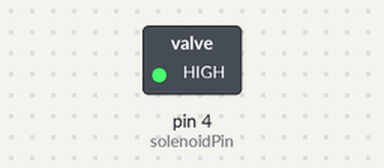
Bench run of a sketch on a simulated Arduino Uno, built with avr-gcc and run on an emulated ATmega328P. Shown: switched loads named in the sketch (green lamp = pin HIGH). Dashed ring = blinking. What the sketch prints to the serial monitor is not drawn.

Above: at 0.5 s.
Timing chart, 0 to 4.6 s (numbered marks = the images above):
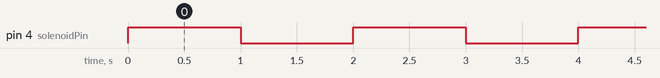

Measured:
- by itself, pin 4 (solenoidPin): alternates HIGH for 1.0 s and LOW for 1.0 s

The sketch:

testing_actuactor.ino
```cpp
int solenoidPin = 4;

void setup() {
  // put your setup code here, to run once:
  Serial.begin(4800);
  pinMode(solenoidPin, OUTPUT);
}

void loop() {
  // put your main code here, to run repeatedly:
  Serial.print("HIGH");
  digitalWrite(solenoidPin, HIGH);
  delay(1000);
  Serial.print("LOW");
  digitalWrite(solenoidPin, LOW);
  delay(1000);
}
```
